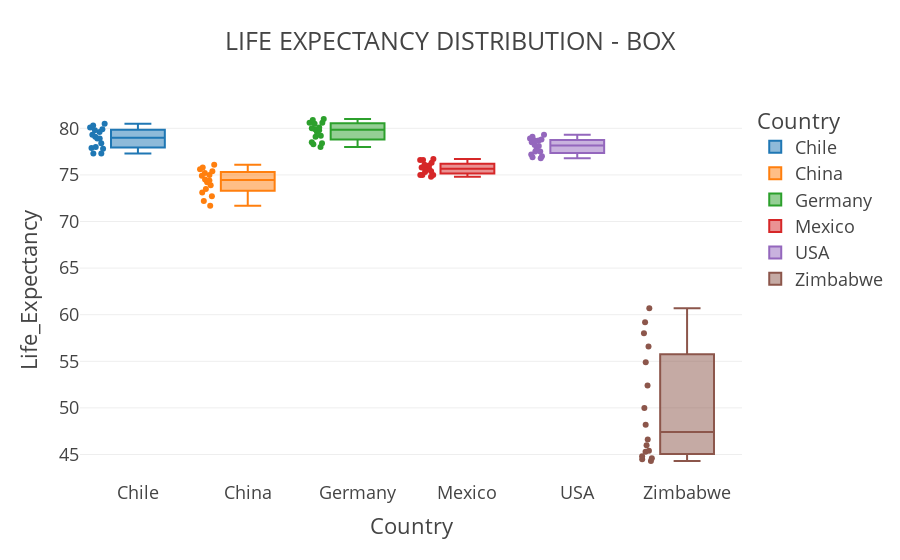
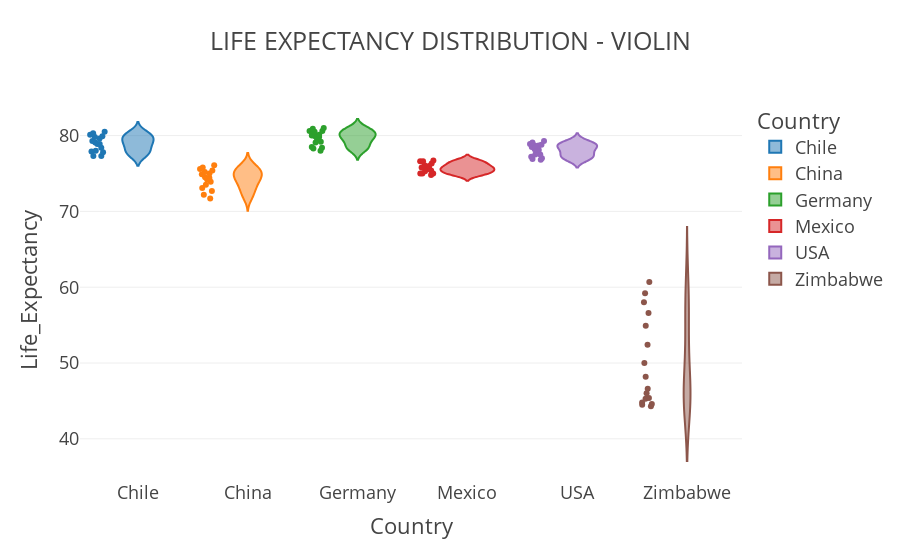

Notebook source saved alongside these figures, in order:
### Code cell
#Create the plot
fig = px.box(df, x = "Country", y = "Life_Expectancy", points="all", color="Country", template='presentation', title='LIFE EXPECTANCY DISTRIBUTION - BOX')
fig.show()

#Create the plot
fig = px.violin(df, y="Life_Expectancy", x="Country", color="Country",  points="all",
          hover_data=df.columns, template='presentation', title='LIFE EXPECTANCY DISTRIBUTION - VIOLIN')
fig.show()

### Figure 1 — Plotly figure (JSON) as saved in the notebook; plotly's stock layout.template omitted (floating-point values rounded to 4 significant figures)
{"data": [{"alignmentgroup": "True", "boxpoints": "all", "hovertemplate": "Country=%{x}<br>Life_Expectancy=%{y}<extra></extra>", "legendgroup": "Chile", "marker": {"color": "#1F77B4"}, "name": "Chile", "notched": false, "offsetgroup": "Chile", "orientation": "v", "showlegend": true, "type": "box", "x": ["Chile", "Chile", "Chile", "Chile", "Chile", "Chile", "Chile", "Chile", "Chile", "Chile", "Chile", "Chile", "Chile", "Chile", "Chile", "Chile"], "x0": " ", "xaxis": "x", "y": [77.3, 77.3, 77.8, 77.9, 78, 78.4, 78.9, 78.9, 79.6, 79.3, 79.1, 79.8, 79.9, 80.1, 80.3, 80.5], "y0": " ", "yaxis": "y"}, {"alignmentgroup": "True", "boxpoints": "all", "hovertemplate": "Country=%{x}<br>Life_Expectancy=%{y}<extra></extra>", "legendgroup": "China", "marker": {"color": "#FF7F0E"}, "name": "China", "notched": false, "offsetgroup": "China", "orientation": "v", "showlegend": true, "type": "box", "x": ["China", "China", "China", "China", "China", "China", "China", "China", "China", "China", "China", "China", "China", "China", "China", "China"], "x0": " ", "xaxis": "x", "y": [71.7, 72.2, 72.7, 73.1, 73.5, 73.9, 74.2, 74.4, 74.5, 74.9, 75, 75.2, 75.4, 75.6, 75.8, 76.1], "y0": " ", "yaxis": "y"}, {"alignmentgroup": "True", "boxpoints": "all", "hovertemplate": "Country=%{x}<br>Life_Expectancy=%{y}<extra></extra>", "legendgroup": "Germany", "marker": {"color": "#2CA02C"}, "name": "Germany", "notched": false, "offsetgroup": "Germany", "orientation": "v", "showlegend": true, "type": "box", "x": ["Germany", "Germany", "Germany", "Germany", "Germany", "Germany", "Germany", "Germany", "Germany", "Germany", "Germany", "Germany", "Germany", "Germany", "Germany", "Germany"], "x0": " ", "xaxis": "x", "y": [78, 78.3, 78.4, 78.5, 79.1, 79.2, 79.6, 79.8, 79.9, 80, 80.1, 80.5, 80.6, 80.6, 80.9, 81], "y0": " ", "yaxis": "y"}, {"alignmentgroup": "True", "boxpoints": "all", "hovertemplate": "Country=%{x}<br>Life_Expectancy=%{y}<extra></extra>", "legendgroup": "Mexico", "marker": {"color": "#D62728"}, "name": "Mexico", "notched": false, "offsetgroup": "Mexico", "orientation": "v", "showlegend": true, "type": "box", "x": ["Mexico", "Mexico", "Mexico", "Mexico", "Mexico", "Mexico", "Mexico", "Mexico", "Mexico", "Mexico", "Mexico", "Mexico", "Mexico", "Mexico", "Mexico", "Mexico"], "x0": " ", "xaxis": "x", "y": [74.8, 75, 75, 75, 75.4, 75.3, 75.8, 76, 75.6, 75.7, 75.6, 76.1, 76.3, 76.6, 76.6, 76.7], "y0": " ", "yaxis": "y"}, {"alignmentgroup": "True", "boxpoints": "all", "hovertemplate": "Country=%{x}<br>Life_Expectancy=%{y}<extra></extra>", "legendgroup": "USA", "marker": {"color": "#9467BD"}, "name": "USA", "notched": false, "offsetgroup": "USA", "orientation": "v", "showlegend": true, "type": "box", "x": ["USA", "USA", "USA", "USA", "USA", "USA", "USA", "USA", "USA", "USA", "USA", "USA", "USA", "USA", "USA", "USA"], "x0": " ", "xaxis": "x", "y": [76.8, 76.9, 77, 77.2, 77.5, 77.5, 77.8, 78.1, 78.2, 78.5, 78.7, 78.7, 78.8, 78.9, 79.1, 79.3], "y0": " ", "yaxis": "y"}, {"alignmentgroup": "True", "boxpoints": "all", "hovertemplate": "Country=%{x}<br>Life_Expectancy=%{y}<extra></extra>", "legendgroup": "Zimbabwe", "marker": {"color": "#8C564B"}, "name": "Zimbabwe", "notched": false, "offsetgroup": "Zimbabwe", "orientation": "v", "showlegend": true, "type": "box", "x": ["Zimbabwe", "Zimbabwe", "Zimbabwe", "Zimbabwe", "Zimbabwe", "Zimbabwe", "Zimbabwe", "Zimbabwe", "Zimbabwe", "Zimbabwe", "Zimbabwe", "Zimbabwe", "Zimbabwe", "Zimbabwe", "Zimbabwe", "Zimbabwe"], "x0": " ", "xaxis": "x", "y": [46, 45.3, 44.8, 44.5, 44.3, 44.6, 45.4, 46.6, 48.2, 50, 52.4, 54.9, 56.6, 58, 59.2, 60.7], "y0": " ", "yaxis": "y"}], "layout": {"boxmode": "overlay", "legend": {"title": {"text": "Country"}, "tracegroupgap": 0}, "title": {"text": "LIFE EXPECTANCY DISTRIBUTION - BOX"}, "xaxis": {"anchor": "y", "categoryarray": ["Chile", "China", "Germany", "Mexico", "USA", "Zimbabwe"], "categoryorder": "array", "domain": [0, 1], "title": {"text": "Country"}}, "yaxis": {"anchor": "x", "domain": [0, 1], "title": {"text": "Life_Expectancy"}}}}

### Figure 2 — Plotly figure (JSON) as saved in the notebook; plotly's stock layout.template omitted (floating-point values rounded to 4 significant figures)
{"data": [{"alignmentgroup": "True", "box": {"visible": false}, "customdata": [[2000, 77860932152], [2001, 70979923960], [2002, 69736811435], [2003, 75643459840], [2004, 99210392858], [2005, 122965000000], [2006, 154788000000], [2007, 173606000000], [2008, 179638000000], [2009, 172389000000], [2010, 218538000000], [2011, 252252000000], [2012, 267122000000], [2013, 278384000000], [2014, 260990000000], [2015, 242518000000]], "hovertemplate": "Country=%{x}<br>Life_Expectancy=%{y}<br>Year=%{customdata[0]}<br>GDP=%{customdata[1]}<extra></extra>", "legendgroup": "Chile", "marker": {"color": "#1F77B4"}, "name": "Chile", "offsetgroup": "Chile", "orientation": "v", "points": "all", "scalegroup": "True", "showlegend": true, "type": "violin", "x": ["Chile", "Chile", "Chile", "Chile", "Chile", "Chile", "Chile", "Chile", "Chile", "Chile", "Chile", "Chile", "Chile", "Chile", "Chile", "Chile"], "x0": " ", "xaxis": "x", "y": [77.3, 77.3, 77.8, 77.9, 78, 78.4, 78.9, 78.9, 79.6, 79.3, 79.1, 79.8, 79.9, 80.1, 80.3, 80.5], "y0": " ", "yaxis": "y"}, {"alignmentgroup": "True", "box": {"visible": false}, "customdata": [[2000, 1211350000000], [2001, 1339400000000], [2002, 1470550000000], [2003, 1660290000000], [2004, 1955350000000], [2005, 2285970000000], [2006, 2752130000000], [2007, 3552180000000], [2008, 4598210000000], [2009, 5109950000000], [2010, 6100620000000], [2011, 7572550000000], [2012, 8560550000000], [2013, 9607220000000], [2014, 10482400000000], [2015, 11064700000000]], "hovertemplate": "Country=%{x}<br>Life_Expectancy=%{y}<br>Year=%{customdata[0]}<br>GDP=%{customdata[1]}<extra></extra>", "legendgroup": "China", "marker": {"color": "#FF7F0E"}, "name": "China", "offsetgroup": "China", "orientation": "v", "points": "all", "scalegroup": "True", "showlegend": true, "type": "violin", "x": ["China", "China", "China", "China", "China", "China", "China", "China", "China", "China", "China", "China", "China", "China", "China", "China"], "x0": " ", "xaxis": "x", "y": [71.7, 72.2, 72.7, 73.1, 73.5, 73.9, 74.2, 74.4, 74.5, 74.9, 75, 75.2, 75.4, 75.6, 75.8, 76.1], "y0": " ", "yaxis": "y"}, {"alignmentgroup": "True", "box": {"visible": false}, "customdata": [[2000, 1949950000000], [2001, 1950650000000], [2002, 2079140000000], [2003, 2505730000000], [2004, 2819250000000], [2005, 2861410000000], [2006, 3002450000000], [2007, 3439950000000], [2008, 3752370000000], [2009, 3418010000000], [2010, 3417090000000], [2011, 3757700000000], [2012, 3543980000000], [2013, 3752510000000], [2014, 3890610000000], [2015, 3375610000000]], "hovertemplate": "Country=%{x}<br>Life_Expectancy=%{y}<br>Year=%{customdata[0]}<br>GDP=%{customdata[1]}<extra></extra>", "legendgroup": "Germany", "marker": {"color": "#2CA02C"}, "name": "Germany", "offsetgroup": "Germany", "orientation": "v", "points": "all", "scalegroup": "True", "showlegend": true, "type": "violin", "x": ["Germany", "Germany", "Germany", "Germany", "Germany", "Germany", "Germany", "Germany", "Germany", "Germany", "Germany", "Germany", "Germany", "Germany", "Germany", "Germany"], "x0": " ", "xaxis": "x", "y": [78, 78.3, 78.4, 78.5, 79.1, 79.2, 79.6, 79.8, 79.9, 80, 80.1, 80.5, 80.6, 80.6, 80.9, 81], "y0": " ", "yaxis": "y"}, {"alignmentgroup": "True", "box": {"visible": false}, "customdata": [[2000, 683648000000], [2001, 724704000000], [2002, 741560000000], [2003, 713284000000], [2004, 770268000000], [2005, 866346000000], [2006, 965281000000], [2007, 1043470000000], [2008, 1101280000000], [2009, 894949000000], [2010, 1051130000000], [2011, 1171190000000], [2012, 1186600000000], [2013, 1261980000000], [2014, 1298460000000], [2015, 1152260000000]], "hovertemplate": "Country=%{x}<br>Life_Expectancy=%{y}<br>Year=%{customdata[0]}<br>GDP=%{customdata[1]}<extra></extra>", "legendgroup": "Mexico", "marker": {"color": "#D62728"}, "name": "Mexico", "offsetgroup": "Mexico", "orientation": "v", "points": "all", "scalegroup": "True", "showlegend": true, "type": "violin", "x": ["Mexico", "Mexico", "Mexico", "Mexico", "Mexico", "Mexico", "Mexico", "Mexico", "Mexico", "Mexico", "Mexico", "Mexico", "Mexico", "Mexico", "Mexico", "Mexico"], "x0": " ", "xaxis": "x", "y": [74.8, 75, 75, 75, 75.4, 75.3, 75.8, 76, 75.6, 75.7, 75.6, 76.1, 76.3, 76.6, 76.6, 76.7], "y0": " ", "yaxis": "y"}, {"alignmentgroup": "True", "box": {"visible": false}, "customdata": [[2000, 10300000000000], [2001, 10600000000000], [2002, 11000000000000], [2003, 11500000000000], [2004, 12300000000000], [2005, 13100000000000], [2006, 13900000000000], [2007, 14500000000000], [2008, 14700000000000], [2009, 14400000000000], [2010, 15000000000000], [2011, 15500000000000], [2012, 16200000000000], [2013, 16700000000000], [2014, 17400000000000], [2015, 18100000000000]], "hovertemplate": "Country=%{x}<br>Life_Expectancy=%{y}<br>Year=%{customdata[0]}<br>GDP=%{customdata[1]}<extra></extra>", "legendgroup": "USA", "marker": {"color": "#9467BD"}, "name": "USA", "offsetgroup": "USA", "orientation": "v", "points": "all", "scalegroup": "True", "showlegend": true, "type": "violin", "x": ["USA", "USA", "USA", "USA", "USA", "USA", "USA", "USA", "USA", "USA", "USA", "USA", "USA", "USA", "USA", "USA"], "x0": " ", "xaxis": "x", "y": [76.8, 76.9, 77, 77.2, 77.5, 77.5, 77.8, 78.1, 78.2, 78.5, 78.7, 78.7, 78.8, 78.9, 79.1, 79.3], "y0": " ", "yaxis": "y"}, {"alignmentgroup": "True", "box": {"visible": false}, "customdata": [[2000, 6689957600], [2001, 6777384700], [2002, 6342116400], [2003, 5727591800], [2004, 5805598400], [2005, 5755215200], [2006, 5443896500], [2007, 5291950100], [2008, 4415702800], [2009, 8621573608], [2010, 10141859710], [2011, 12098450749], [2012, 14242490252], [2013, 15451768659], [2014, 15891049236], [2015, 16304667807]], "hovertemplate": "Country=%{x}<br>Life_Expectancy=%{y}<br>Year=%{customdata[0]}<br>GDP=%{customdata[1]}<extra></extra>", "legendgroup": "Zimbabwe", "marker": {"color": "#8C564B"}, "name": "Zimbabwe", "offsetgroup": "Zimbabwe", "orientation": "v", "points": "all", "scalegroup": "True", "showlegend": true, "type": "violin", "x": ["Zimbabwe", "Zimbabwe", "Zimbabwe", "Zimbabwe", "Zimbabwe", "Zimbabwe", "Zimbabwe", "Zimbabwe", "Zimbabwe", "Zimbabwe", "Zimbabwe", "Zimbabwe", "Zimbabwe", "Zimbabwe", "Zimbabwe", "Zimbabwe"], "x0": " ", "xaxis": "x", "y": [46, 45.3, 44.8, 44.5, 44.3, 44.6, 45.4, 46.6, 48.2, 50, 52.4, 54.9, 56.6, 58, 59.2, 60.7], "y0": " ", "yaxis": "y"}], "layout": {"legend": {"title": {"text": "Country"}, "tracegroupgap": 0}, "title": {"text": "LIFE EXPECTANCY DISTRIBUTION - VIOLIN"}, "violinmode": "overlay", "xaxis": {"anchor": "y", "categoryarray": ["Chile", "China", "Germany", "Mexico", "USA", "Zimbabwe"], "categoryorder": "array", "domain": [0, 1], "title": {"text": "Country"}}, "yaxis": {"anchor": "x", "domain": [0, 1], "title": {"text": "Life_Expectancy"}}}}
